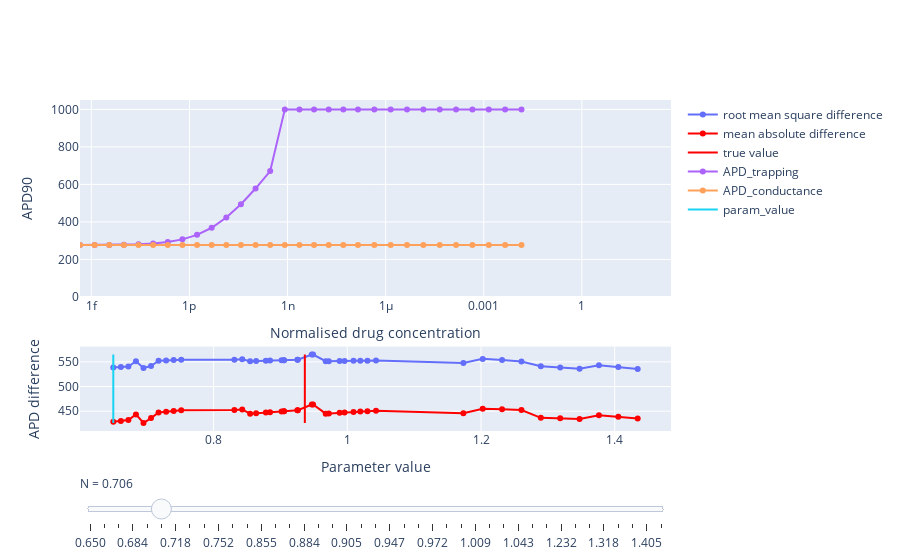

The notebook cell saved with this chart:
### Code cell
param_interest = 'N'

# fig = go.Figure()
fig = make_subplots(rows=2, cols=1, row_heights=[0.7, 0.3])

drug = 'bepridil'

filename = 'SA_' + drug + '_' + param_interest + '.csv'
# filename = 'SA_' + drug + '_check.csv'
df = pd.read_csv(saved_data_dir + filename,
                    header=[0, 1], index_col=[0],
                    skipinitialspace=True)
df = df.sort_values(by=[('param_values', param_interest)])
# data included: drug_conc_Hill, peak_current, Hill_curve, param_values,
# drug_conc_AP, APD_trapping, APD_conductance and MSE

param_lib = modelling.BindingParameters()
param_true = param_lib.binding_parameters[drug][param_interest]

param_range = df['param_values'][param_interest].values
RMSError = df['RMSE']['RMSE'].values
MAError = df['MAE']['MAE'].values
fig.add_trace(
    go.Scatter(
        visible=True,
        x=param_range,
        y=RMSError,
        mode='lines+markers',
        name='root mean square difference'
    ), row=2, col=1
)
fig.add_trace(
    go.Scatter(
        visible=True,
        x=param_range,
        y=MAError,
        mode='lines+markers',
        name='mean absolute difference',
        line=dict(color="#ff0000")
    ), row=2, col=1
)


cleaned_RMSError = [x for x in RMSError if not math.isnan(x)]
cleaned_MAError = [x for x in MAError if not math.isnan(x)]
max_RMSE = max(cleaned_RMSError)
max_MAE = max(cleaned_MAError)
max_error = max(max_RMSE, max_MAE)

min_RMSE = min(cleaned_RMSError)
min_MAE = min(cleaned_MAError)
min_error = min(min_RMSE, min_MAE)

fig.add_trace(
    go.Scatter(
        visible=True,
        x=[param_true, param_true],
        y=[min_error, max_error],
        mode='lines',
        name='true value',
        line=dict(color="#ff0000")
    ), row=2, col=1
)

min_drug_conc = []
max_drug_conc = []
for r in range(len(df.index)):

    param_values = df.iloc[[r]]['param_values']
    changing_param_value = param_values[param_interest].values[0]
    Hill_n = param_values['N'].values[0]
    half_effect_conc = 5.483e8

    # Plot APD90
    drug_conc_AP = df.iloc[[r]]['drug_conc_AP'].values[0]
    APD_trapping = df.iloc[[r]]['APD_trapping'].values[0]
    APD_conductance = df.iloc[[r]]['APD_conductance'].values[0]

    fig.add_trace(
        go.Scatter(
            visible=False,
            x=drug_conc_AP,
            y=APD_trapping,
            mode='lines+markers',
            name='APD_trapping'
        ), row=1, col=1,
    )
    fig.add_trace(
        go.Scatter(
            visible=False,
            x=drug_conc_AP,
            y=APD_conductance,
            mode='lines+markers',
            name='APD_conductance'
        ), row=1, col=1,
    )
    fig.add_trace(
        go.Scatter(
            visible=False,
            x=[changing_param_value, changing_param_value],
            y=[min_error, max_error],
            mode='lines',
            name='param_value'
        ), row=2, col=1,
    )

    min_drug_conc.append(min(drug_conc_AP))
    max_drug_conc.append(max(drug_conc_AP))

min_drug_conc = min(min_drug_conc)
max_drug_conc = max(max_drug_conc)

fig.data[3].visible=True
fig.data[4].visible=True
fig.data[5].visible=True

sets = []
for i in range(int((len(fig.data) - 2) / 3)):
    param_set = dict(
        method="update",
        args=[{"visible": [False] * len(fig.data)},
              {"title": "Drug " + drug + " at parameter " + param_interest + " = " +
               "%.3f" % param_range[i]}],
        label="%.3f" % param_range[i]
    )
    param_set["args"][0]["visible"][0] = True
    param_set["args"][0]["visible"][1] = True
    param_set["args"][0]["visible"][2] = True
    param_set["args"][0]["visible"][3 * i + 3] = True
    param_set["args"][0]["visible"][3 * i + 4] = True
    param_set["args"][0]["visible"][3 * i + 5] = True
    sets.append(param_set)

sliders = [dict(
    active=5,
    currentvalue={"prefix": param_interest + " = "},
    pad={"t": len(df.index)},
    steps=sets
)]

fig.update_layout(sliders=sliders, yaxis1=dict(range=[0, 1050]),
                  xaxis1=dict(range=[np.log10(min_drug_conc), np.log10(max_drug_conc)]))

fig.update_xaxes(title_text="Normalised drug concentration", type="log", row=1, col=1)
fig.update_xaxes(title_text="Parameter value", row=2, col=1)

fig.update_yaxes(title_text="APD90", row=1, col=1)
fig.update_yaxes(title_text="APD difference", row=2, col=1)
fig.show()
